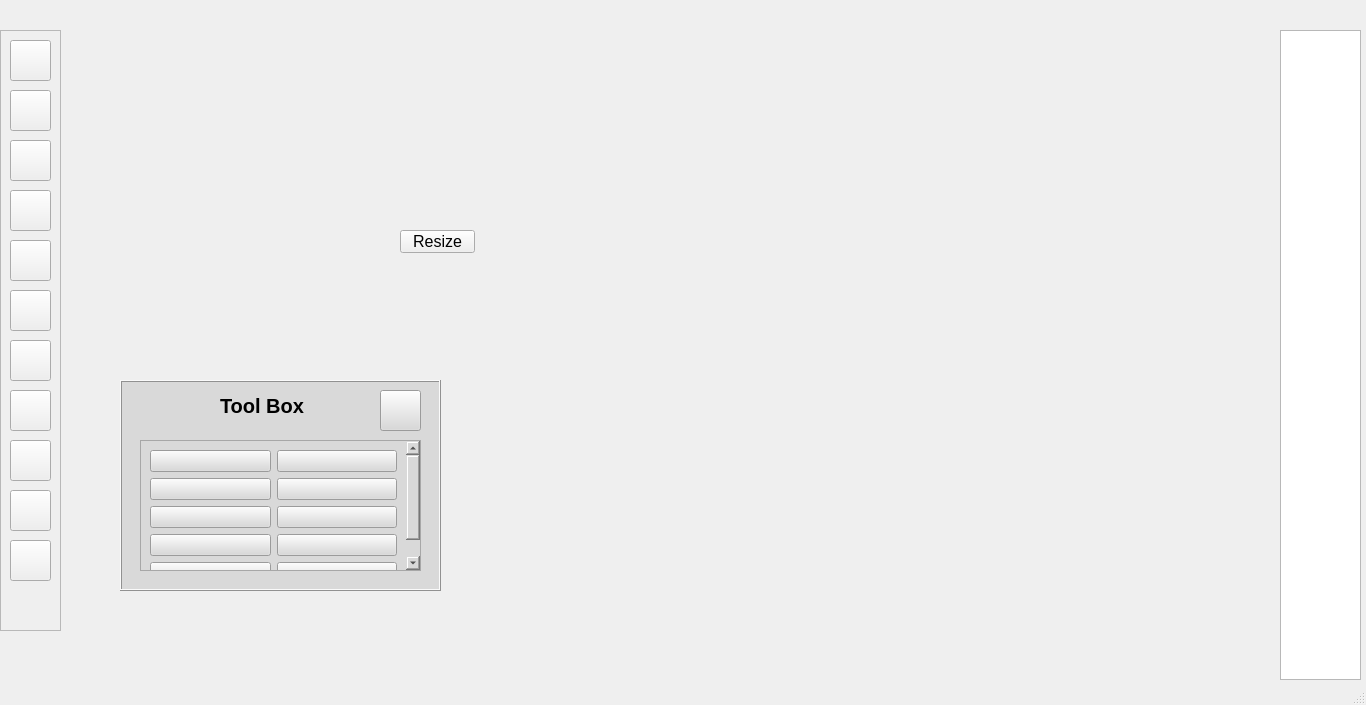
<?xml version="1.0" encoding="UTF-8"?>
<ui version="4.0">
 <class>MainWindow</class>
 <widget class="QMainWindow" name="MainWindow">
  <property name="geometry">
   <rect>
    <x>0</x>
    <y>0</y>
    <width>1366</width>
    <height>705</height>
   </rect>
  </property>
  <property name="windowTitle">
   <string>MainWindow</string>
  </property>
  <widget class="QWidget" name="centralwidget">
   <widget class="QFrame" name="frame">
    <property name="geometry">
     <rect>
      <x>0</x>
      <y>30</y>
      <width>61</width>
      <height>601</height>
     </rect>
    </property>
    <property name="frameShape">
     <enum>QFrame::StyledPanel</enum>
    </property>
    <property name="frameShadow">
     <enum>QFrame::Raised</enum>
    </property>
    <widget class="QPushButton" name="freeHandDraw">
     <property name="geometry">
      <rect>
       <x>10</x>
       <y>10</y>
       <width>41</width>
       <height>41</height>
      </rect>
     </property>
     <property name="text">
      <string/>
     </property>
    </widget>
    <widget class="QPushButton" name="drawLine">
     <property name="geometry">
      <rect>
       <x>10</x>
       <y>60</y>
       <width>41</width>
       <height>41</height>
      </rect>
     </property>
     <property name="text">
      <string/>
     </property>
    </widget>
    <widget class="QPushButton" name="drawRectangle">
     <property name="geometry">
      <rect>
       <x>10</x>
       <y>110</y>
       <width>41</width>
       <height>41</height>
      </rect>
     </property>
     <property name="text">
      <string/>
     </property>
    </widget>
    <widget class="QPushButton" name="drawCircle">
     <property name="geometry">
      <rect>
       <x>10</x>
       <y>160</y>
       <width>41</width>
       <height>41</height>
      </rect>
     </property>
     <property name="text">
      <string/>
     </property>
    </widget>
    <widget class="QPushButton" name="pickTool">
     <property name="geometry">
      <rect>
       <x>10</x>
       <y>210</y>
       <width>41</width>
       <height>41</height>
      </rect>
     </property>
     <property name="font">
      <font>
       <pointsize>12</pointsize>
      </font>
     </property>
     <property name="text">
      <string/>
     </property>
    </widget>
    <widget class="QPushButton" name="saveButton">
     <property name="geometry">
      <rect>
       <x>10</x>
       <y>260</y>
       <width>41</width>
       <height>41</height>
      </rect>
     </property>
     <property name="text">
      <string/>
     </property>
    </widget>
    <widget class="QPushButton" name="openButton">
     <property name="geometry">
      <rect>
       <x>10</x>
       <y>310</y>
       <width>41</width>
       <height>41</height>
      </rect>
     </property>
     <property name="text">
      <string/>
     </property>
    </widget>
    <widget class="QPushButton" name="groupButton">
     <property name="geometry">
      <rect>
       <x>10</x>
       <y>360</y>
       <width>41</width>
       <height>41</height>
      </rect>
     </property>
     <property name="text">
      <string/>
     </property>
    </widget>
    <widget class="QPushButton" name="ungroupButton">
     <property name="geometry">
      <rect>
       <x>10</x>
       <y>410</y>
       <width>41</width>
       <height>41</height>
      </rect>
     </property>
     <property name="text">
      <string/>
     </property>
    </widget>
    <widget class="QPushButton" name="toolButton">
     <property name="geometry">
      <rect>
       <x>10</x>
       <y>460</y>
       <width>41</width>
       <height>41</height>
      </rect>
     </property>
     <property name="text">
      <string/>
     </property>
    </widget>
    <widget class="QPushButton" name="imageButton">
     <property name="geometry">
      <rect>
       <x>10</x>
       <y>510</y>
       <width>41</width>
       <height>41</height>
      </rect>
     </property>
     <property name="text">
      <string/>
     </property>
    </widget>
   </widget>
   <widget class="QListWidget" name="listWidget">
    <property name="geometry">
     <rect>
      <x>1280</x>
      <y>30</y>
      <width>81</width>
      <height>650</height>
     </rect>
    </property>
   </widget>
   <widget class="QPushButton" name="resizeButton">
    <property name="geometry">
     <rect>
      <x>400</x>
      <y>230</y>
      <width>75</width>
      <height>23</height>
     </rect>
    </property>
    <property name="font">
     <font>
      <pointsize>12</pointsize>
     </font>
    </property>
    <property name="text">
     <string>Resize</string>
    </property>
   </widget>
   <widget class="QFrame" name="toolPanel">
    <property name="geometry">
     <rect>
      <x>120</x>
      <y>380</y>
      <width>321</width>
      <height>211</height>
     </rect>
    </property>
    <property name="styleSheet">
     <string notr="true">background-color: rgb(217, 217, 217);</string>
    </property>
    <property name="frameShape">
     <enum>QFrame::Box</enum>
    </property>
    <property name="frameShadow">
     <enum>QFrame::Raised</enum>
    </property>
    <widget class="QPushButton" name="toolCaneclButton">
     <property name="geometry">
      <rect>
       <x>260</x>
       <y>10</y>
       <width>41</width>
       <height>41</height>
      </rect>
     </property>
     <property name="text">
      <string/>
     </property>
    </widget>
    <widget class="QScrollArea" name="scrollArea">
     <property name="geometry">
      <rect>
       <x>20</x>
       <y>60</y>
       <width>281</width>
       <height>131</height>
      </rect>
     </property>
     <property name="widgetResizable">
      <bool>true</bool>
     </property>
     <widget class="QWidget" name="scrollAreaWidgetContents">
      <property name="geometry">
       <rect>
        <x>0</x>
        <y>-28</y>
        <width>262</width>
        <height>157</height>
       </rect>
      </property>
      <layout class="QGridLayout" name="gridLayout">
       <item row="0" column="0">
        <widget class="QPushButton" name="plusButton">
         <property name="text">
          <string/>
         </property>
        </widget>
       </item>
       <item row="0" column="1">
        <widget class="QPushButton" name="minusButton">
         <property name="text">
          <string/>
         </property>
        </widget>
       </item>
       <item row="1" column="0">
        <widget class="QPushButton" name="multiplyButton">
         <property name="text">
          <string/>
         </property>
        </widget>
       </item>
       <item row="1" column="1">
        <widget class="QPushButton" name="divideButton">
         <property name="text">
          <string/>
         </property>
        </widget>
       </item>
       <item row="2" column="0">
        <widget class="QPushButton" name="equalButton">
         <property name="text">
          <string/>
         </property>
        </widget>
       </item>
       <item row="2" column="1">
        <widget class="QPushButton" name="percentageButton">
         <property name="text">
          <string/>
         </property>
        </widget>
       </item>
       <item row="3" column="0">
        <widget class="QPushButton" name="rootButton">
         <property name="text">
          <string/>
         </property>
        </widget>
       </item>
       <item row="3" column="1">
        <widget class="QPushButton" name="cubeButton">
         <property name="text">
          <string/>
         </property>
        </widget>
       </item>
       <item row="4" column="0">
        <widget class="QPushButton" name="integrationButton">
         <property name="text">
          <string/>
         </property>
        </widget>
       </item>
       <item row="4" column="1">
        <widget class="QPushButton" name="piButton">
         <property name="text">
          <string/>
         </property>
        </widget>
       </item>
      </layout>
     </widget>
    </widget>
    <widget class="QLabel" name="label">
     <property name="geometry">
      <rect>
       <x>100</x>
       <y>10</y>
       <width>121</width>
       <height>31</height>
      </rect>
     </property>
     <property name="font">
      <font>
       <pointsize>15</pointsize>
       <weight>75</weight>
       <bold>true</bold>
      </font>
     </property>
     <property name="text">
      <string>Tool Box</string>
     </property>
    </widget>
   </widget>
  </widget>
  <widget class="QMenuBar" name="menubar">
   <property name="geometry">
    <rect>
     <x>0</x>
     <y>0</y>
     <width>1366</width>
     <height>21</height>
    </rect>
   </property>
  </widget>
  <widget class="QStatusBar" name="statusbar"/>
 </widget>
 <resources/>
 <connections/>
</ui>
